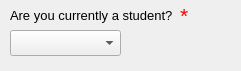
     <widget class="QWidget" name="demo_widget_student" native="true">
      <property name="geometry">
       <rect>
        <x>310</x>
        <y>240</y>
        <width>241</width>
        <height>71</height>
       </rect>
      </property>
      <property name="font">
       <font>
        <pointsize>10</pointsize>
       </font>
      </property>
      <widget class="QComboBox" name="demo_box_student">
       <property name="geometry">
        <rect>
         <x>10</x>
         <y>30</y>
         <width>111</width>
         <height>26</height>
        </rect>
       </property>
       <property name="font">
        <font>
         <pointsize>10</pointsize>
        </font>
       </property>
       <item>
        <property name="text">
         <string/>
        </property>
       </item>
       <item>
        <property name="text">
         <string>Yes</string>
        </property>
       </item>
       <item>
        <property name="text">
         <string>No</string>
        </property>
       </item>
      </widget>
      <widget class="QLabel" name="demo_text_student">
       <property name="geometry">
        <rect>
         <x>10</x>
         <y>0</y>
         <width>171</width>
         <height>31</height>
        </rect>
       </property>
       <property name="font">
        <font>
         <family>Arial</family>
         <pointsize>10</pointsize>
        </font>
       </property>
       <property name="text">
        <string>Are you currently a student?</string>
       </property>
       <property name="wordWrap">
        <bool>true</bool>
       </property>
      </widget>
      <widget class="QLabel" name="demo_error_student">
       <property name="geometry">
        <rect>
         <x>180</x>
         <y>0</y>
         <width>41</width>
         <height>31</height>
        </rect>
       </property>
       <property name="palette">
        <palette>
         <active>
          <colorrole role="WindowText">
           <brush brushstyle="SolidPattern">
            <color alpha="255">
             <red>255</red>
             <green>0</green>
             <blue>0</blue>
            </color>
           </brush>
          </colorrole>
         </active>
         <inactive>
          <colorrole role="WindowText">
           <brush brushstyle="SolidPattern">
            <color alpha="255">
             <red>255</red>
             <green>0</green>
             <blue>0</blue>
            </color>
           </brush>
          </colorrole>
         </inactive>
         <disabled>
          <colorrole role="WindowText">
           <brush brushstyle="SolidPattern">
            <color alpha="255">
             <red>69</red>
             <green>69</green>
             <blue>69</blue>
            </color>
           </brush>
          </colorrole>
         </disabled>
        </palette>
       </property>
       <property name="font">
        <font>
         <family>Arial</family>
         <pointsize>16</pointsize>
        </font>
       </property>
       <property name="text">
        <string>*</string>
       </property>
      </widget>
     </widget>
